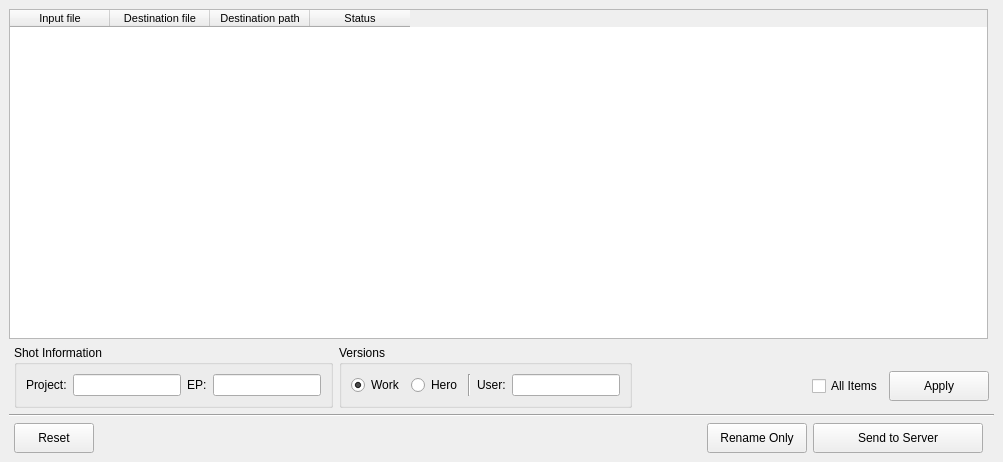
<?xml version="1.0" encoding="UTF-8"?>
<ui version="4.0">
 <class>MainWindow</class>
 <widget class="QMainWindow" name="MainWindow">
  <property name="geometry">
   <rect>
    <x>0</x>
    <y>0</y>
    <width>1003</width>
    <height>462</height>
   </rect>
  </property>
  <property name="windowTitle">
   <string>MainWindow</string>
  </property>
  <widget class="QWidget" name="centralwidget">
   <layout class="QGridLayout" name="gridLayout">
    <item row="0" column="0">
     <widget class="QTableWidget" name="tbl_fileList">
      <property name="sizePolicy">
       <sizepolicy hsizetype="Expanding" vsizetype="Expanding">
        <horstretch>0</horstretch>
        <verstretch>0</verstretch>
       </sizepolicy>
      </property>
      <property name="font">
       <font>
        <pointsize>8</pointsize>
        <kerning>false</kerning>
       </font>
      </property>
      <property name="acceptDrops">
       <bool>false</bool>
      </property>
      <property name="editTriggers">
       <set>QAbstractItemView::NoEditTriggers</set>
      </property>
      <property name="dragEnabled">
       <bool>false</bool>
      </property>
      <property name="alternatingRowColors">
       <bool>false</bool>
      </property>
      <property name="selectionMode">
       <enum>QAbstractItemView::ExtendedSelection</enum>
      </property>
      <property name="selectionBehavior">
       <enum>QAbstractItemView::SelectRows</enum>
      </property>
      <property name="textElideMode">
       <enum>Qt::ElideLeft</enum>
      </property>
      <property name="verticalScrollMode">
       <enum>QAbstractItemView::ScrollPerPixel</enum>
      </property>
      <property name="horizontalScrollMode">
       <enum>QAbstractItemView::ScrollPerPixel</enum>
      </property>
      <property name="showGrid">
       <bool>true</bool>
      </property>
      <column>
       <property name="text">
        <string>Input file</string>
       </property>
      </column>
      <column>
       <property name="text">
        <string>Destination file</string>
       </property>
      </column>
      <column>
       <property name="text">
        <string>Destination path</string>
       </property>
      </column>
      <column>
       <property name="text">
        <string>Status</string>
       </property>
      </column>
     </widget>
    </item>
    <item row="1" column="0" colspan="2">
     <layout class="QHBoxLayout" name="horizontalLayout_4">
      <property name="leftMargin">
       <number>5</number>
      </property>
      <property name="rightMargin">
       <number>5</number>
      </property>
      <item>
       <widget class="QGroupBox" name="groupBox_3">
        <property name="sizePolicy">
         <sizepolicy hsizetype="Minimum" vsizetype="Minimum">
          <horstretch>0</horstretch>
          <verstretch>0</verstretch>
         </sizepolicy>
        </property>
        <property name="title">
         <string>Shot Information</string>
        </property>
        <layout class="QGridLayout" name="gridLayout_2">
         <item row="0" column="0">
          <widget class="QLabel" name="label">
           <property name="text">
            <string>Project:</string>
           </property>
          </widget>
         </item>
         <item row="0" column="2">
          <widget class="QLabel" name="label_2">
           <property name="text">
            <string>EP:</string>
           </property>
          </widget>
         </item>
         <item row="0" column="3">
          <widget class="QLineEdit" name="txt_ep"/>
         </item>
         <item row="0" column="1">
          <widget class="QLineEdit" name="txt_proj"/>
         </item>
        </layout>
       </widget>
      </item>
      <item>
       <widget class="QGroupBox" name="groupBox">
        <property name="sizePolicy">
         <sizepolicy hsizetype="MinimumExpanding" vsizetype="Minimum">
          <horstretch>0</horstretch>
          <verstretch>0</verstretch>
         </sizepolicy>
        </property>
        <property name="title">
         <string>Versions</string>
        </property>
        <property name="flat">
         <bool>false</bool>
        </property>
        <layout class="QGridLayout" name="gridLayout_4">
         <item row="0" column="2">
          <widget class="Line" name="line_2">
           <property name="orientation">
            <enum>Qt::Vertical</enum>
           </property>
          </widget>
         </item>
         <item row="0" column="0">
          <widget class="QRadioButton" name="rdo_workFile">
           <property name="text">
            <string>Work</string>
           </property>
           <property name="checked">
            <bool>true</bool>
           </property>
          </widget>
         </item>
         <item row="0" column="3">
          <widget class="QLabel" name="label_5">
           <property name="text">
            <string>User:</string>
           </property>
          </widget>
         </item>
         <item row="0" column="4">
          <widget class="QLineEdit" name="txt_rplUser">
           <property name="sizePolicy">
            <sizepolicy hsizetype="Expanding" vsizetype="Fixed">
             <horstretch>0</horstretch>
             <verstretch>0</verstretch>
            </sizepolicy>
           </property>
           <property name="minimumSize">
            <size>
             <width>10</width>
             <height>0</height>
            </size>
           </property>
          </widget>
         </item>
         <item row="0" column="1">
          <widget class="QRadioButton" name="rdo_heroFile">
           <property name="text">
            <string>Hero</string>
           </property>
          </widget>
         </item>
        </layout>
       </widget>
      </item>
      <item>
       <spacer name="horizontalSpacer_2">
        <property name="orientation">
         <enum>Qt::Horizontal</enum>
        </property>
        <property name="sizeHint" stdset="0">
         <size>
          <width>20</width>
          <height>20</height>
         </size>
        </property>
       </spacer>
      </item>
      <item>
       <layout class="QGridLayout" name="gridLayout_3">
        <item row="1" column="0">
         <widget class="QCheckBox" name="chk_sendAll">
          <property name="text">
           <string>All Items</string>
          </property>
         </widget>
        </item>
        <item row="1" column="1">
         <widget class="QPushButton" name="btn_apply">
          <property name="minimumSize">
           <size>
            <width>100</width>
            <height>30</height>
           </size>
          </property>
          <property name="text">
           <string>Apply</string>
          </property>
         </widget>
        </item>
        <item row="0" column="1">
         <spacer name="verticalSpacer">
          <property name="orientation">
           <enum>Qt::Vertical</enum>
          </property>
          <property name="sizeType">
           <enum>QSizePolicy::Fixed</enum>
          </property>
          <property name="sizeHint" stdset="0">
           <size>
            <width>10</width>
            <height>20</height>
           </size>
          </property>
         </spacer>
        </item>
       </layout>
      </item>
     </layout>
    </item>
    <item row="2" column="0" colspan="2">
     <widget class="Line" name="line">
      <property name="orientation">
       <enum>Qt::Horizontal</enum>
      </property>
     </widget>
    </item>
    <item row="3" column="0" rowspan="2">
     <layout class="QHBoxLayout" name="horizontalLayout" stretch="0,2,0,2">
      <property name="leftMargin">
       <number>5</number>
      </property>
      <property name="rightMargin">
       <number>5</number>
      </property>
      <item>
       <widget class="QPushButton" name="btn_reset">
        <property name="sizePolicy">
         <sizepolicy hsizetype="Fixed" vsizetype="Fixed">
          <horstretch>0</horstretch>
          <verstretch>0</verstretch>
         </sizepolicy>
        </property>
        <property name="minimumSize">
         <size>
          <width>75</width>
          <height>30</height>
         </size>
        </property>
        <property name="text">
         <string>Reset</string>
        </property>
       </widget>
      </item>
      <item>
       <spacer name="horizontalSpacer">
        <property name="orientation">
         <enum>Qt::Horizontal</enum>
        </property>
        <property name="sizeType">
         <enum>QSizePolicy::Preferred</enum>
        </property>
        <property name="sizeHint" stdset="0">
         <size>
          <width>20</width>
          <height>20</height>
         </size>
        </property>
       </spacer>
      </item>
      <item>
       <widget class="QPushButton" name="btn_rename">
        <property name="sizePolicy">
         <sizepolicy hsizetype="Fixed" vsizetype="Fixed">
          <horstretch>0</horstretch>
          <verstretch>0</verstretch>
         </sizepolicy>
        </property>
        <property name="minimumSize">
         <size>
          <width>100</width>
          <height>30</height>
         </size>
        </property>
        <property name="text">
         <string>Rename Only</string>
        </property>
       </widget>
      </item>
      <item>
       <widget class="QPushButton" name="btn_sendToServer">
        <property name="sizePolicy">
         <sizepolicy hsizetype="Fixed" vsizetype="Fixed">
          <horstretch>0</horstretch>
          <verstretch>0</verstretch>
         </sizepolicy>
        </property>
        <property name="minimumSize">
         <size>
          <width>170</width>
          <height>30</height>
         </size>
        </property>
        <property name="text">
         <string>Send to Server</string>
        </property>
       </widget>
      </item>
     </layout>
    </item>
   </layout>
  </widget>
  <widget class="QMenuBar" name="menubar">
   <property name="geometry">
    <rect>
     <x>0</x>
     <y>0</y>
     <width>1003</width>
     <height>21</height>
    </rect>
   </property>
  </widget>
 </widget>
 <resources/>
 <connections/>
</ui>
